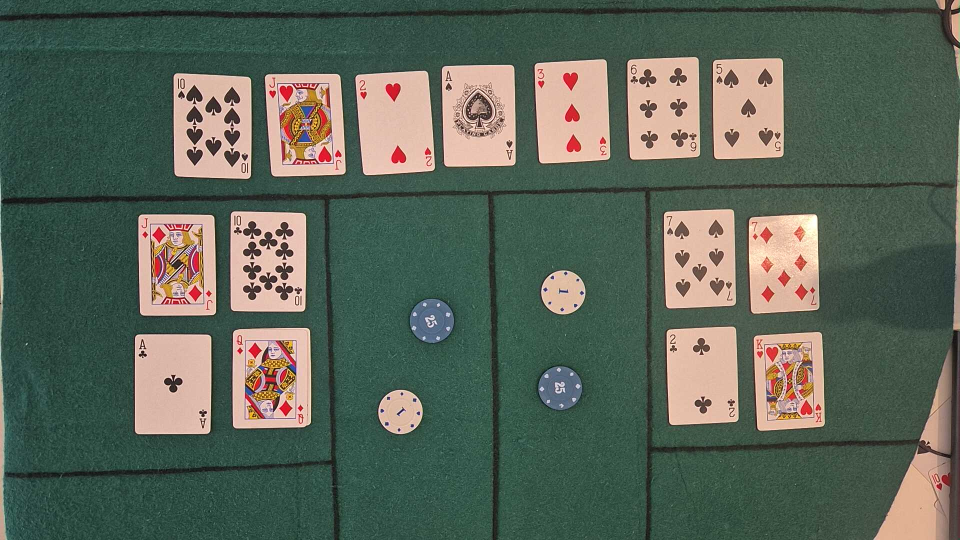
#> input picture pictures/captured_image.jpg, 1920 x 1080 px (shown at 1/2 size)
$ python chips_classifier.py
#> lines starting #> are read from the running program, lines starting #| are printed output that depends on the picture; after the words box and inside, x2 and y2 are one past the last pixel; in counts of white or black regions, pixels touching at a corner belong together
import cv2
import numpy as np
import math

# ------------- Test Settings --------------- #
SYSTEM_SCALE = 1.5

# Static roi (BASE 720p)
BASE_ROI_PLAYER_1 = (658, 250, 849, 720)
BASE_ROI_PLAYER_2 = (433, 265, 618, 707)

ROI_PLAYER_1 = BASE_ROI_PLAYER_1
ROI_PLAYER_2 = BASE_ROI_PLAYER_2
# ------------------------------------------- #

min_leved_HSV = [65, 60, 30]
max_leved_HSV = [90, 255, 255]

'''
min_leved_HSV = [40, 30, 70]
max_leved_HSV = [90, 180, 135]
'''

outer_radius_roi = 0.7
inner_radius_roi = 0.4

CHIP_THRESHOLDS = {
    "5": {"lower": np.array([0, 100, 140]), "upper": np.array([10, 255, 255]),  # RED
          "lower2": np.array([170, 100, 140]), "upper2": np.array([180, 255, 255])},
    "10": {"lower": np.array([30, 20, 100]), "upper": np.array([65, 80, 255])},  # GREEN
    "25": {"lower": np.array([70, 65, 100]), "upper": np.array([120, 150, 180])},  # BLUE
    "50": {"lower": np.array([130, 0, 40]), "upper": np.array([180, 105, 130]),  # BLACK
           "lower2": np.array([0, 0, 40]), "upper2": np.array([20, 105, 130])},
    "1": {"lower": np.array([0, 10, 200]), "upper": np.array([30, 100, 255])},  # WHITE
}

'''
#gimi's reccommandation. didnt check yet!

min_leved_HSV = [56, 60, 30]
max_leved_HSV = [70, 255, 255]

CHIP_THRESHOLDS = {
    "5": {"lower": np.array([0, 100, 90]), "upper": np.array([10, 255, 255]),  # RED
          "lower2": np.array([170, 100, 90]), "upper2": np.array([180, 255, 255])},
    "10": {"lower": np.array([35, 60, 85]), "upper": np.array([55, 255, 255])},  # GREEN
    "25": {"lower": np.array([72, 60, 80]), "upper": np.array([130, 255, 255])},  # BLUE
    "50": {"lower": np.array([0, 0, 0]), "upper": np.array([180, 50, 85])},  # BLACK
    "1": {"lower": np.array([0, 0, 180]), "upper": np.array([180, 40, 255])},  # WHITE
}
'''

# Base thresholds (calibrated for 720p)
hough_dp = 1.2  # Inverse ratio of the accumulator resolution to the image resolution
hough_param1 = 60  # Upper threshold for the internal Canny edge detector
hough_param2 = 20  # Accumulator threshold for circle centers (lower means more false circles)

# Pre-calculated dynamic thresholds
hough_minDist = 35  # Minimum distance between the centers of detected circles
hough_minRadius = 25  # Minimum radius of the circles to be detected
hough_maxRadius = 40  # Maximum radius of the circles to be detected
open_kernel_size = (3, 3)  # Kernel size for morphological opening (removes small noise)
close_kernel_size = (5, 5)  # Kernel size for morphological closing (fills small holes)
gauss_k_size = 9  # Kernel size for Gaussian blur (smooths the image to reduce noise)
max_pixel_count = -1  # Custom boundary flag or limit for maximum pixel area processing


def set_system_scale(scale_factor: float):
    """Updates the global scale factor and PRE-CALCULATES all spatial thresholds once."""
#> further down, frame is the input picture: shape (1080, 1920, 3); mean B, G, R 88.3, 101.2, 91.3
    global SYSTEM_SCALE, hough_minDist, hough_minRadius, hough_maxRadius
    global open_kernel_size, close_kernel_size, gauss_k_size, max_pixel_count
    global ROI_PLAYER_1, ROI_PLAYER_2

    SYSTEM_SCALE = scale_factor
    hough_minDist = int(40 * SYSTEM_SCALE)
    hough_minRadius = int(20 * SYSTEM_SCALE)
    hough_maxRadius = int(40 * SYSTEM_SCALE)

    k_open = max(3, int(3 * SYSTEM_SCALE) | 1)
    k_close = max(3, int(5 * SYSTEM_SCALE) | 1)
    open_kernel_size = (k_open, k_open)
    close_kernel_size = (k_close, k_close)

    gauss_k_size = max(3, int(9 * SYSTEM_SCALE) | 1)

    # Scale ROIs and force them to be Integers!
    ROI_PLAYER_1 = (
        int(BASE_ROI_PLAYER_1[0] * SYSTEM_SCALE),
        int(BASE_ROI_PLAYER_1[1] * SYSTEM_SCALE),
        int(BASE_ROI_PLAYER_1[2] * SYSTEM_SCALE),
        int(BASE_ROI_PLAYER_1[3] * SYSTEM_SCALE)
    )

    ROI_PLAYER_2 = (
        int(BASE_ROI_PLAYER_2[0] * SYSTEM_SCALE),
        int(BASE_ROI_PLAYER_2[1] * SYSTEM_SCALE),
        int(BASE_ROI_PLAYER_2[2] * SYSTEM_SCALE),
        int(BASE_ROI_PLAYER_2[3] * SYSTEM_SCALE)
    )

    print(f"[CHIPS CLASSIFIER] Spatial scale globally set to {SYSTEM_SCALE:.2f}")


def gauss_blur(frame):
    # Uses the pre-calculated global variable
    return cv2.GaussianBlur(frame, (gauss_k_size, gauss_k_size), 2)


def identify_chip_color(hsv_roi):
    max_count = -1
    detected_color = "UNKNOWN"

    for color_name, ranges in CHIP_THRESHOLDS.items():
        mask = cv2.inRange(hsv_roi, ranges["lower"], ranges["upper"])

        if "lower2" in ranges and "upper2" in ranges:
            mask2 = cv2.inRange(hsv_roi, ranges["lower2"], ranges["upper2"])
            mask = cv2.bitwise_or(mask, mask2)

        count = cv2.countNonZero(mask)
        if count > max_count:
            max_count = count
            detected_color = color_name

    return detected_color


def chips_classifier(frame, debug=False, player_name=1):
#> called with debug = True, player_name = '1'
    if frame is None or frame.size == 0:
        return []

    raw_chips = []
    display_img = frame.copy() if debug else frame
    hsv_frame = cv2.cvtColor(frame, cv2.COLOR_BGR2HSV)
#> hsv_frame: shape (705, 286, 3); mean H, S, V 74.4, 89, 91.7

    lower_green = np.array(min_leved_HSV)
    upper_green = np.array(max_leved_HSV)

    background_mask = cv2.inRange(hsv_frame, lower_green, upper_green)
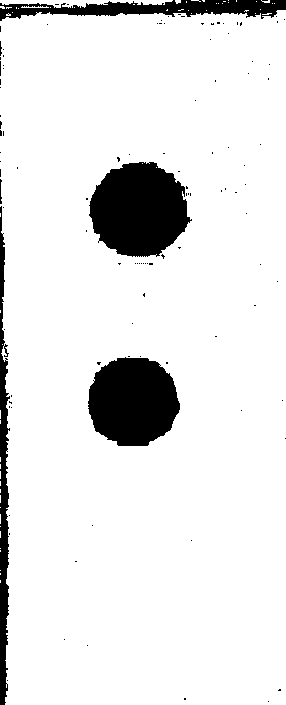
#> background_mask: shape (705, 286); 90% white; 110 black regions (105 under 20 px), largest, box (x1, y1, x2, y2) and area: (89, 162, 192, 257) 7262, (88, 357, 180, 446) 6410, (0, 0, 286, 21) 3257, (0, 206, 10, 705) 2953, (0, 179, 2, 204) 32
    chips_mask_noisy = cv2.bitwise_not(background_mask)

    kernel_open = cv2.getStructuringElement(cv2.MORPH_ELLIPSE, open_kernel_size)
    kernel_close = cv2.getStructuringElement(cv2.MORPH_ELLIPSE, close_kernel_size)

    chips_mask_clean = cv2.morphologyEx(chips_mask_noisy, cv2.MORPH_OPEN, kernel_open)
#> chips_mask_clean: shape (705, 286); 9.5% white; 7 white regions (1 under 20 px), largest, box (x1, y1, x2, y2) and area: (90, 162, 190, 257) 7199, (88, 357, 180, 446) 6385, (0, 0, 286, 20) 2893, (0, 355, 9, 705) 2359, (0, 233, 5, 310) 294, (0, 321, 4, 350) 90
    chips_mask_clean = cv2.morphologyEx(chips_mask_clean, cv2.MORPH_CLOSE, kernel_close)
#> chips_mask_clean: shape (705, 286); 9.7% white; 6 white regions, box (x1, y1, x2, y2) and area: (90, 162, 190, 257) 7224, (88, 357, 180, 446) 6397, (0, 0, 286, 20) 3095, (0, 355, 9, 705) 2473, (0, 233, 5, 310) 305, (0, 313, 4, 350) 117

    blurred_mask = gauss_blur(chips_mask_clean)

    if debug:
        cv2.imshow(f"P{player_name} - Step 1: Original ROI", frame)
        cv2.imshow(f"P{player_name} - Step 2: Noisy Mask (No Green)", chips_mask_noisy)
        cv2.imshow(f"P{player_name} - Step 3: Clean Mask", chips_mask_clean)
        cv2.imshow(f"P{player_name} - Step 4: Blurred (Input to Hough)", blurred_mask)

    circles = cv2.HoughCircles(blurred_mask, cv2.HOUGH_GRADIENT, dp=hough_dp, minDist=hough_minDist,
                               param1=hough_param1, param2=hough_param2, minRadius=hough_minRadius,
                               maxRadius=hough_maxRadius)
#> circles = [[138.6, 209.4, 47.4], [133.8, 401.4, 45]]

    if circles is not None:
        circles = np.uint16(np.around(circles))
#> circles = [[139, 209, 47], [134, 401, 45]]

        for i in circles[0, :]:
            center = (i[0], i[1])
            radius = i[2]

            mask_annulus = np.zeros(hsv_frame.shape[:2], dtype=np.uint8)
            r_outer = int(radius * outer_radius_roi)
            r_inner = int(radius * inner_radius_roi)

            cv2.circle(mask_annulus, center, r_outer, 255, thickness=-1)
            cv2.circle(mask_annulus, center, r_inner, 0, thickness=-1)

            hsv_roi_pixels = hsv_frame[mask_annulus == 255]

            if hsv_roi_pixels.size == 0:
                continue

            hsv_roi_pseudo_img = hsv_roi_pixels.reshape(1, -1, 3)
            value_str = identify_chip_color(hsv_roi_pseudo_img)
            chip_value = int(value_str) if value_str != "UNKNOWN" else 0

            raw_chips.append({
                "color": value_str,
                "value": chip_value,
                "pos": (int(center[0]), int(center[1])),
                "radius": int(radius)
            })

            if debug:
                cv2.circle(display_img, center, radius, (0, 255, 0), 2)
                cv2.circle(display_img, center, r_outer, (0, 255, 255), 1)
                cv2.circle(display_img, center, r_inner, (0, 255, 255), 1)
                cv2.putText(display_img, str(chip_value), (center[0] - 10, center[1] - radius - 5),
                            cv2.FONT_HERSHEY_TRIPLEX, 0.5, (0, 255, 255), 1)
#> this loop made 2 passes
#> (center, radius, r_outer, r_inner, value_str, chip_value) on passes 1 to 2: ((139, 209), 47, 32, 18, '1', 1), ((134, 401), 45, 31, 18, '25', 25)
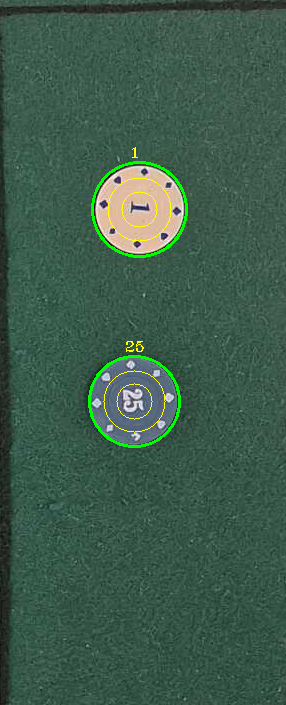
#> display_img: shape (705, 286, 3); mean B, G, R 75.5, 92.2, 62
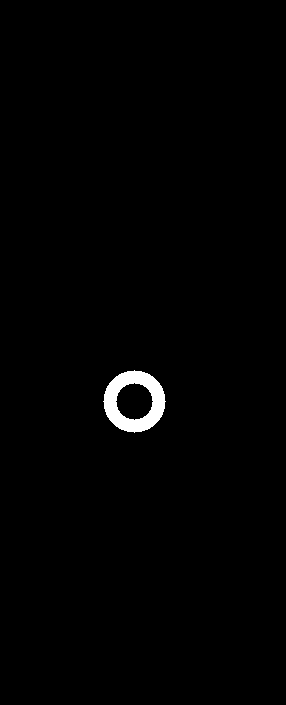
#> mask_annulus: shape (705, 286); 0.99% white; 1 white region, box (x1, y1, x2, y2) and area: (103, 370, 166, 433) 1992
#> after the loop, raw_chips = 2 items

        if debug:
            cv2.imshow(f"P{player_name} - Step 5: Final Circles & Values", display_img)

    return raw_chips


def analyze_player_area(full_frame, roi_coords, debug=False, player_name="Player"):
    x1, y1, x2, y2 = roi_coords
    roi_image = full_frame[y1:y2, x1:x2]
    local_chips = chips_classifier(roi_image, debug=debug, player_name=player_name)
#> local_chips = 2 items

    global_chips = []

    for chip in local_chips:
        local_x, local_y = chip["pos"]
        global_x = local_x + x1
        global_y = local_y + y1

        global_chips.append({
            "color": chip["color"],
            "value": chip["value"],
            "pos": (global_x, global_y),
            "radius": chip["radius"]
        })
#> this loop made 2 passes
#> (chip, local_x, local_y, global_x, global_y) on pass 1: ({'color': '1', 'value': 1, 'pos': (139, 209), 'radius': 47}, 139, 209, 1126, 584)
#> (local_x, local_y, global_x, global_y) on pass 2: (134, 401, 1121, 776)
#> after the loop, global_chips = 2 items

    return global_chips


# =======================================
# --- MAIN VIDEO LOOP WITH STABILIZATION
# =======================================
if __name__ == "__main__":

    set_system_scale (SYSTEM_SCALE)
    image_source = "pictures/captured_image.jpg"
    frame = cv2.imread(image_source)

    if frame is None:
        print(f"Error: Cannot load image source {image_source}")
        exit()

    p1_raw_chips = analyze_player_area(frame, ROI_PLAYER_1, debug=True, player_name="1")
#> p1_raw_chips = 2 items
    p2_raw_chips = analyze_player_area(frame, ROI_PLAYER_2, debug=True, player_name="2")
#> call 2 of chips_classifier, with debug = True, player_name = '2'
#> in chips_classifier (call 2), `hsv_frame = cv2.cvtColor(frame, cv2.COLOR_BGR2HSV)`: hsv_frame: shape (663, 278, 3); mean H, S, V 78.5, 96.5, 92.1
#> in chips_classifier (call 2), `background_mask = cv2.inRange(hsv_frame, lower_green, upper_green)`:
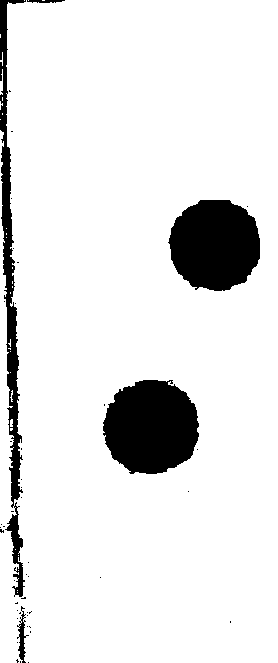
#> background_mask: shape (663, 278); 89.8% white; 47 black regions (42 under 20 px), largest, box (x1, y1, x2, y2) and area: (103, 380, 199, 474) 7110, (168, 200, 260, 291) 6597, (0, 0, 26, 597) 4683, (17, 606, 29, 663) 242, (27, 0, 65, 3) 85
#> in chips_classifier (call 2), `kernel_open = cv2.getStructuringElement(cv2.MORPH_ELLIPSE, open_kernel..`: kernel_open = [[0, 0, 1, 0, 0], [1, 1, 1, 1, 1], [1, 1, 1, 1, 1], [1, 1, 1, 1, 1], [0, 0, 1, 0, 0]]
#> in chips_classifier (call 2), `chips_mask_clean = cv2.morphologyEx(chips_mask_noisy, cv2.MORPH_OPEN, ..`: chips_mask_clean: shape (663, 278); 9.6% white; 13 white regions, largest, box (x1, y1, x2, y2) and area: (103, 380, 199, 474) 7060, (169, 200, 260, 291) 6583, (7, 306, 22, 499) 1517
#> in chips_classifier (call 2), `chips_mask_clean = cv2.morphologyEx(chips_mask_clean, cv2.MORPH_CLOSE,..`: chips_mask_clean: shape (663, 278); 9.8% white; 11 white regions, largest, box (x1, y1, x2, y2) and area: (103, 380, 199, 474) 7076, (169, 200, 260, 291) 6588, (0, 146, 22, 499) 3064
#> in chips_classifier (call 2), `circles = cv2.HoughCircles(blurred_mask, cv2.HOUGH_GRADIENT, dp=hough_..`: circles = [[150.6, 426.6, 46.92], [213, 245.4, 46.32]]
#> in chips_classifier (call 2), `circles = np.uint16(np.around(circles))`: circles = [[151, 427, 47], [213, 245, 46]]
#> the loop in chips_classifier (call 2), `for i in circles[0, :]:` made 2 passes
#> (center, radius, r_outer, r_inner, value_str, chip_value) on passes 1 to 2: ((151, 427), 47, 32, 18, '1', 1), ((213, 245), 46, 32, 18, '25', 25)
#> after the loop in chips_classifier (call 2), `for i in circles[0, :]:`:
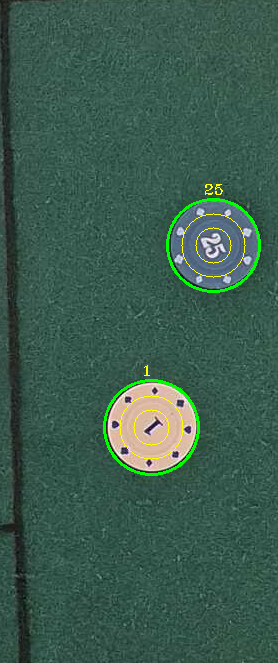
#> display_img: shape (663, 278, 3); mean B, G, R 78.7, 92.4, 59.8
#> after the loop in chips_classifier (call 2), `for i in circles[0, :]:`:
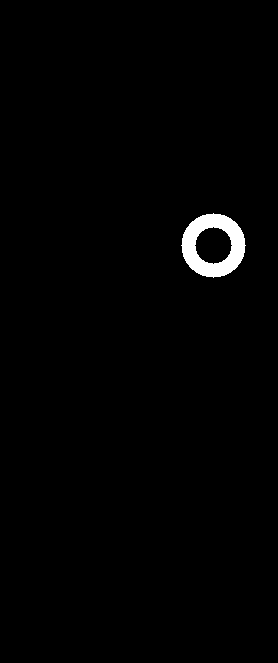
#> mask_annulus: shape (663, 278); 1.2% white; 1 white region, box (x1, y1, x2, y2) and area: (181, 213, 246, 278) 2200
#> the loop in analyze_player_area (call 2), `for chip in local_chips:` made 2 passes
#> (chip, local_x, local_y, global_x, global_y) on pass 1: ({'color': '1', 'value': 1, 'pos': (151, 427), 'radius': 47}, 151, 427, 800, 824)
#> (local_x, local_y, global_x, global_y) on pass 2: (213, 245, 862, 642)
#> p2_raw_chips = 2 items

    p1_total = sum(chip["value"] for chip in p1_raw_chips)
#> p1_total = 26
    p2_total = sum(chip["value"] for chip in p2_raw_chips)
#> p2_total = 26

    cv2.rectangle(frame, (ROI_PLAYER_1[0], ROI_PLAYER_1[1]), (ROI_PLAYER_1[2], ROI_PLAYER_1[3]), (255, 0, 0), 2)
    cv2.putText(frame, f"Player 1 Pot: ${p1_total}", (ROI_PLAYER_1[0], ROI_PLAYER_1[1] - 10),
                cv2.FONT_HERSHEY_SIMPLEX, 0.7, (255, 0, 0), 2)

    for chip in p1_raw_chips:
        cx, cy = chip["pos"]
        r = chip["radius"]
        val = chip["value"]
        cv2.circle(frame, (int(cx), int(cy)), int(r), (0, 255, 0), 2)
        cv2.putText(frame, str(val), (int(cx) - 10, int(cy) - int(r) - 5), cv2.FONT_HERSHEY_TRIPLEX, 0.6,
                    (0, 255, 255), 2)
#> this loop made 2 passes
#> (chip, cx, cy, r, val) on pass 1: ({'color': '1', 'value': 1, 'pos': (1126, 584), 'radius': 47}, 1126, 584, 47, 1)
#> (cx, cy, r, val) on pass 2: (1121, 776, 45, 25)
#> frame: shape (1080, 1920, 3); mean B, G, R 88.8, 101.1, 91.1

    cv2.rectangle(frame, (ROI_PLAYER_2[0], ROI_PLAYER_2[1]), (ROI_PLAYER_2[2], ROI_PLAYER_2[3]), (0, 0, 255), 2)
    cv2.putText(frame, f"Player 2 Pot: ${p2_total}", (ROI_PLAYER_2[0], ROI_PLAYER_2[1] - 10),
                cv2.FONT_HERSHEY_SIMPLEX, 0.7, (0, 0, 255), 2)

    for chip in p2_raw_chips:
        cx, cy = chip["pos"]
        r = chip["radius"]
        val = chip["value"]
        cv2.circle(frame, (int(cx), int(cy)), int(r), (0, 255, 0), 2)
        cv2.putText(frame, str(val), (int(cx) - 10, int(cy) - int(r) - 5), cv2.FONT_HERSHEY_TRIPLEX, 0.6,
                    (0, 255, 255), 2)
#> this loop made 2 passes
#> (chip, cx, cy, r, val) on pass 1: ({'color': '1', 'value': 1, 'pos': (800, 824), 'radius': 47}, 800, 824, 47, 1)
#> (cx, cy, r, val) on pass 2: (862, 642, 46, 25)
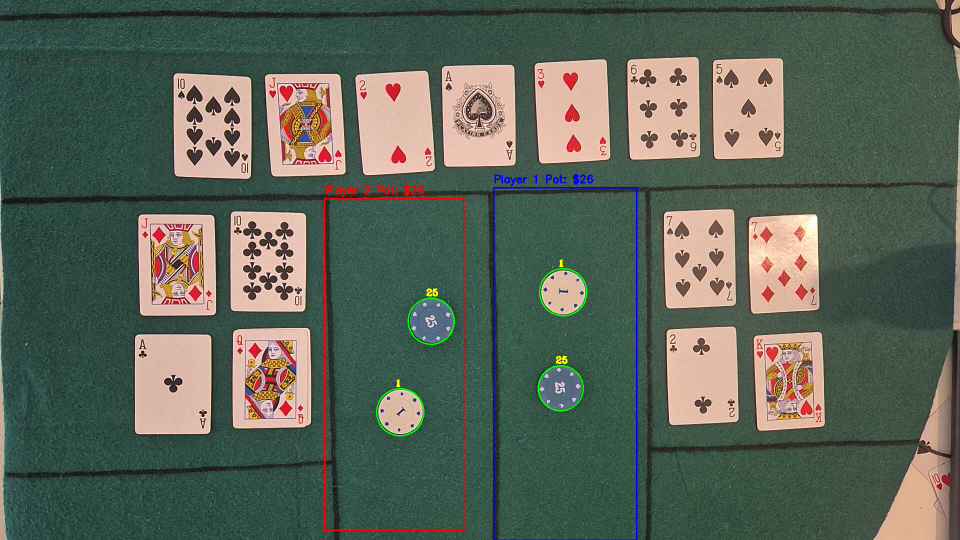
#> frame: shape (1080, 1920, 3) (shown at 1/2 size); mean B, G, R 88.5, 101, 91.7

    cv2.namedWindow("Poker Chips Tracking - Raw Detection", cv2.WINDOW_NORMAL)
    cv2.resizeWindow("Poker Chips Tracking - Raw Detection", 1280, 720)
    cv2.imshow("Poker Chips Tracking - Raw Detection", frame)

    print("Press any key to close the window...")
    cv2.waitKey(0)
    cv2.destroyAllWindows()
